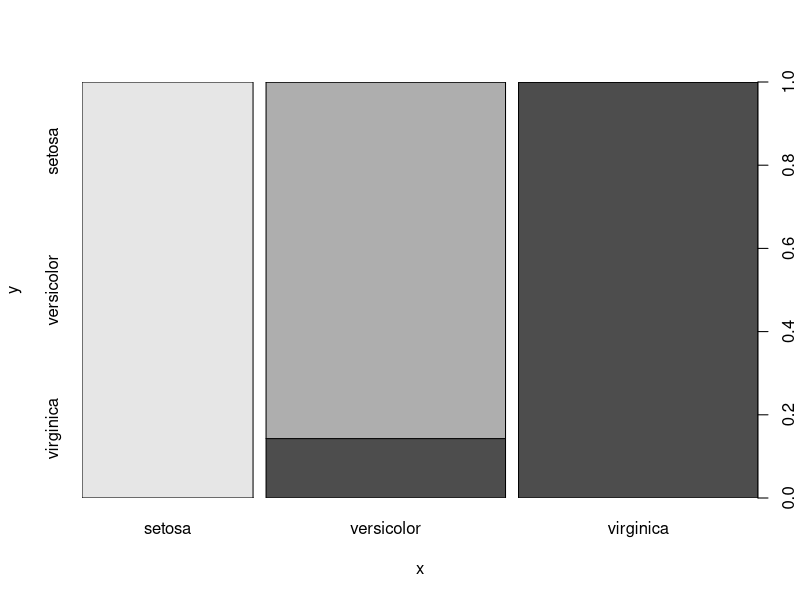
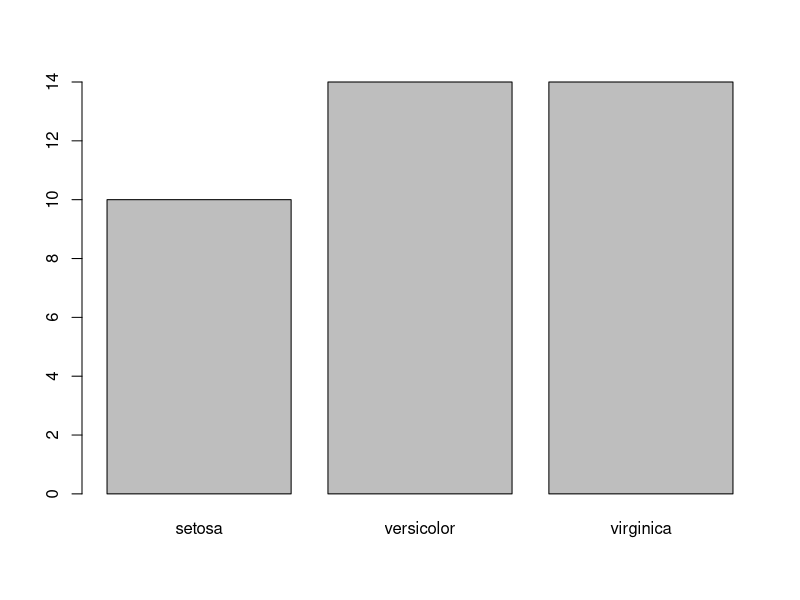
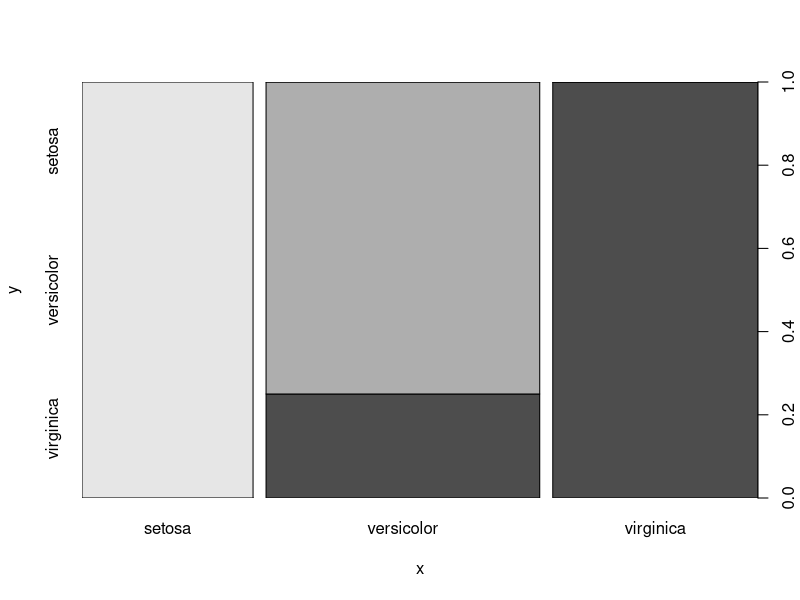

The R script that drew these images, in order:
#Decision Tree
str(iris)
set.seed(1234)
ind <- sample(2, nrow(iris), replace = TRUE, prob = c(0.7, 0.3))
trainData <- iris[ind==1,]
testData <- iris[ind==2,]

library(partykit)
modelctree <- ctree(Species ~ . ,data = trainData)
predctree <- predict(modelctree, testData[,-5])
table(predctree, testData$Species)
plot(predctree, testData$Species)

library(rpart)
modelpart <- rpart(Species~., trainData)
predpart <- predict(modelpart, type = "class", testData[,-5])
table(predpart, testData$Species)
plot(predpart)

#SVM
#e1071 library
library(e1071)
svm.model <- svm(Species ~ ., data = trainData, cost = 100, gamma = 1)
svm.pred <- predict(svm.model, testData[,-5])
table(pred = svm.pred, true = testData[,5])
plot(svm.pred, testData$Species)

#tambahan
#Confusion Matrix
library(caret)
confusionMatrix(svm.pred, testData$Species)
